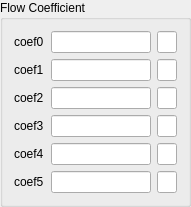
  <widget class="QGroupBox" name="groupBox_6">
   <property name="geometry">
    <rect>
     <x>280</x>
     <y>270</y>
     <width>191</width>
     <height>183</height>
    </rect>
   </property>
   <property name="title">
    <string>Flow Coefficient</string>
   </property>
   <layout class="QGridLayout" name="gridLayout_4">
    <item row="0" column="0">
     <widget class="QLabel" name="label_26">
      <property name="text">
       <string>coef0</string>
      </property>
     </widget>
    </item>
    <item row="0" column="1">
     <widget class="QLineEdit" name="lineEdit_coef0">
      <property name="maximumSize">
       <size>
        <width>100</width>
        <height>16777215</height>
       </size>
      </property>
     </widget>
    </item>
    <item row="0" column="2">
     <widget class="QLineEdit" name="lineEdit_coef0Hex">
      <property name="maximumSize">
       <size>
        <width>20</width>
        <height>16777215</height>
       </size>
      </property>
     </widget>
    </item>
    <item row="1" column="0">
     <widget class="QLabel" name="label_27">
      <property name="text">
       <string>coef1</string>
      </property>
     </widget>
    </item>
    <item row="1" column="1">
     <widget class="QLineEdit" name="lineEdit_coef1">
      <property name="maximumSize">
       <size>
        <width>100</width>
        <height>16777215</height>
       </size>
      </property>
     </widget>
    </item>
    <item row="1" column="2">
     <widget class="QLineEdit" name="lineEdit_coef1Hex">
      <property name="maximumSize">
       <size>
        <width>20</width>
        <height>16777215</height>
       </size>
      </property>
     </widget>
    </item>
    <item row="2" column="0">
     <widget class="QLabel" name="label_28">
      <property name="text">
       <string>coef2</string>
      </property>
     </widget>
    </item>
    <item row="2" column="1">
     <widget class="QLineEdit" name="lineEdit_coef2">
      <property name="maximumSize">
       <size>
        <width>100</width>
        <height>16777215</height>
       </size>
      </property>
     </widget>
    </item>
    <item row="2" column="2">
     <widget class="QLineEdit" name="lineEdit_coef2Hex">
      <property name="maximumSize">
       <size>
        <width>20</width>
        <height>16777215</height>
       </size>
      </property>
     </widget>
    </item>
    <item row="3" column="0">
     <widget class="QLabel" name="label_29">
      <property name="text">
       <string>coef3</string>
      </property>
     </widget>
    </item>
    <item row="3" column="1">
     <widget class="QLineEdit" name="lineEdit_coef3">
      <property name="maximumSize">
       <size>
        <width>100</width>
        <height>16777215</height>
       </size>
      </property>
     </widget>
    </item>
    <item row="3" column="2">
     <widget class="QLineEdit" name="lineEdit_coef3Hex">
      <property name="maximumSize">
       <size>
        <width>20</width>
        <height>16777215</height>
       </size>
      </property>
     </widget>
    </item>
    <item row="4" column="0">
     <widget class="QLabel" name="label_30">
      <property name="text">
       <string>coef4</string>
      </property>
     </widget>
    </item>
    <item row="4" column="1">
     <widget class="QLineEdit" name="lineEdit_coef4">
      <property name="maximumSize">
       <size>
        <width>100</width>
        <height>16777215</height>
       </size>
      </property>
     </widget>
    </item>
    <item row="4" column="2">
     <widget class="QLineEdit" name="lineEdit_coef4Hex">
      <property name="maximumSize">
       <size>
        <width>20</width>
        <height>16777215</height>
       </size>
      </property>
     </widget>
    </item>
    <item row="5" column="0">
     <widget class="QLabel" name="label_38">
      <property name="text">
       <string>coef5</string>
      </property>
     </widget>
    </item>
    <item row="5" column="1">
     <widget class="QLineEdit" name="lineEdit_coef5">
      <property name="maximumSize">
       <size>
        <width>100</width>
        <height>16777215</height>
       </size>
      </property>
     </widget>
    </item>
    <item row="5" column="2">
     <widget class="QLineEdit" name="lineEdit_coef5Hex">
      <property name="maximumSize">
       <size>
        <width>20</width>
        <height>16777215</height>
       </size>
      </property>
     </widget>
    </item>
   </layout>
  </widget>
